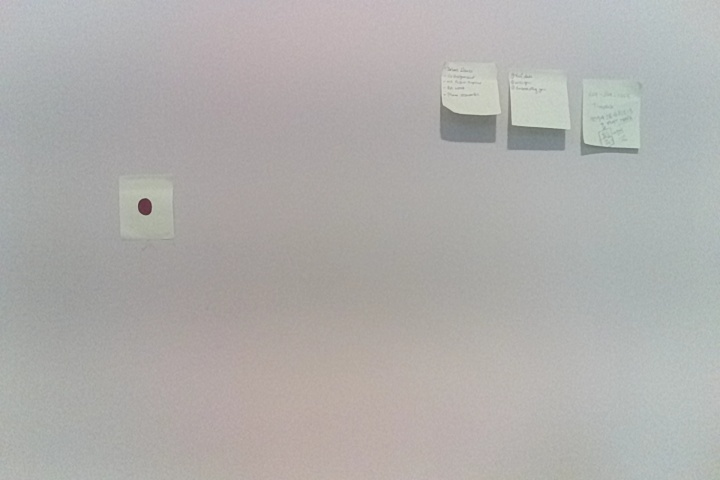
#> input picture A3/Q6/image1.jpg, 720 x 480 px
$ python A3Q6.py
#> lines starting #> are read from the running program, lines starting #| are printed output that depends on the picture; after the words box and inside, x2 and y2 are one past the last pixel; in counts of white or black regions, pixels touching at a corner belong together
import cv2
import numpy as np

image1 = cv2.imread("image1.jpg")
#> image1 is the input picture: shape (480, 720, 3); mean B, G, R 171.7, 173.6, 175.2
image2 = cv2.imread("image2.jpg")
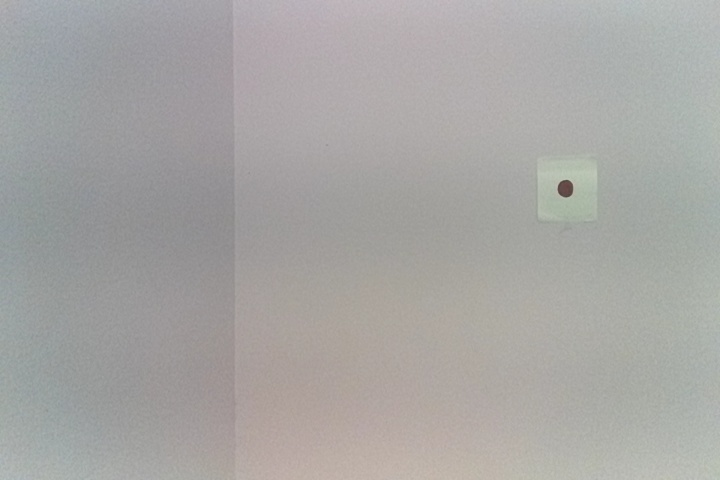
#> input picture A3/Q6/image2.jpg, 720 x 480 px
#> image2 is the input picture: shape (480, 720, 3); mean B, G, R 163.7, 165.8, 167.1

Z = 800


lower_red = np.array([60, 60, 90])
upper_red = np.array([80, 80, 110])

mask_red_1 = cv2.inRange(image1, lower_red, upper_red)
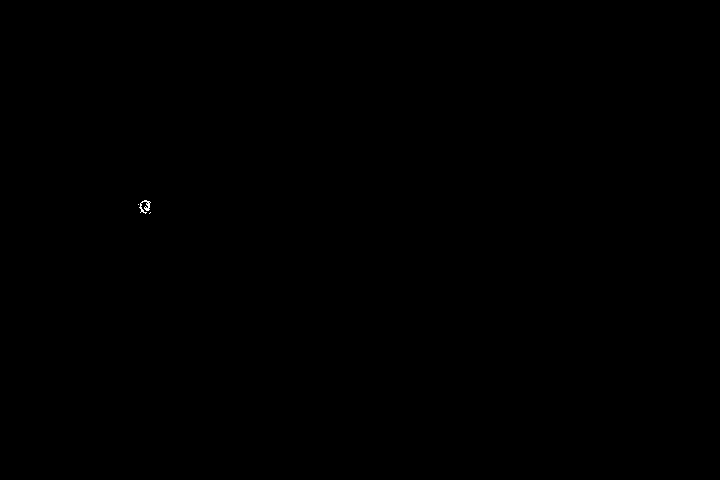
#> mask_red_1: shape (480, 720); 0.02% white in thin lines or dots, all inside (x1, y1, x2, y2) = (138, 200, 151, 214)
contours, _ = cv2.findContours(mask_red_1, cv2.RETR_EXTERNAL, cv2.CHAIN_APPROX_SIMPLE)
#> contours = 3 contours, 2 with area under 20; largest, box (x1, y1, x2, y2) and area: (139, 200, 151, 214) 40

for c in contours:
    rect = cv2.boundingRect(c)
    if rect[2] < 1 or rect[3] < 1:
        continue
    x, y, w, h = rect
    cv2.rectangle(image1, (x, y), (x + w, y + h), (0, 255, 0), 5)
#> this loop made 3 passes
#> (x, y, w, h) on passes 2 to 3: (138, 204, 1, 1), (139, 200, 12, 14)
#> (c, x, y, w, h) on pass 1: ([[150, 212], [149, 213]], 149, 212, 2, 2)
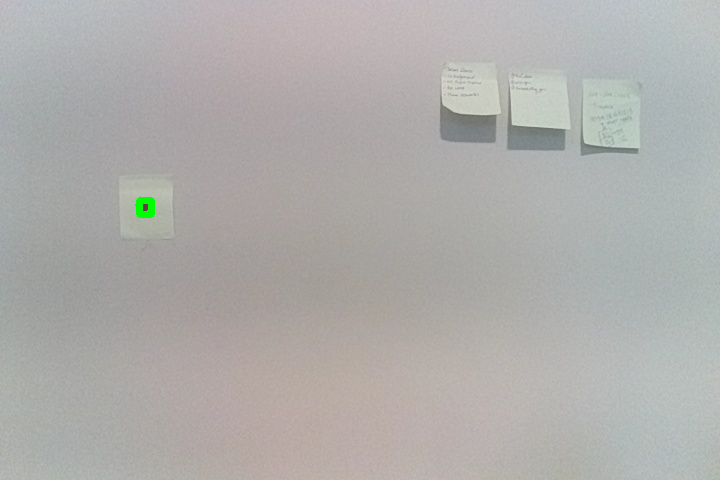
#> image1: shape (480, 720, 3); 0.1% of pixels changed, all inside (x1, y1, x2, y2) = (135, 197, 155, 218)

Ip1x = (x + (x+w))//2
#> Ip1x = 145
Ip1Y = (y + (y+h))//2
#> Ip1Y = 207

mask_red_2 = cv2.inRange(image2, lower_red, upper_red)
#> mask_red_2: shape (480, 720); 0.04% white; 1 white region
contours, _ = cv2.findContours(mask_red_2, cv2.RETR_EXTERNAL, cv2.CHAIN_APPROX_SIMPLE)
#> contours = 1 contour; box (x1, y1, x2, y2) and area: (558, 182, 572, 196) 114

for c in contours:
    rect = cv2.boundingRect(c)
    if rect[2] < 1 or rect[3] < 1:
        continue
    x, y, w, h = rect
    cv2.rectangle(image2, (x, y), (x + w, y + h), (0, 255, 0), 5)
#> this loop made 1 pass
#> (x, y, w, h) on pass 1: (558, 182, 14, 14)
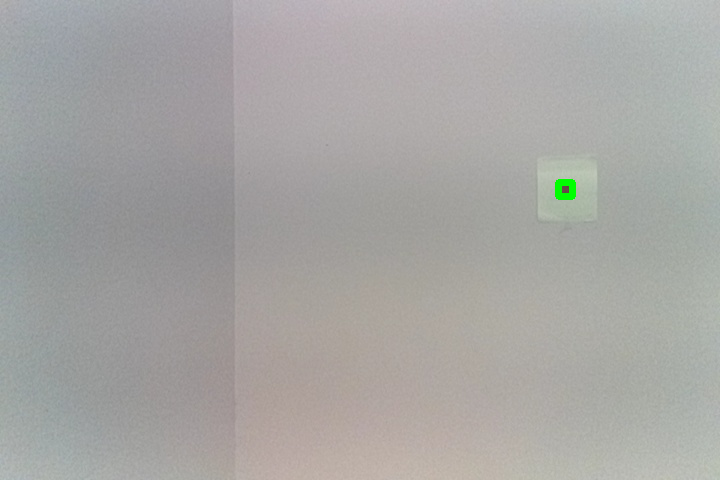
#> image2: shape (480, 720, 3); 0.11% of pixels changed, all inside (x1, y1, x2, y2) = (555, 179, 576, 200)

Ip2x = (x + (x+w))//2
#> Ip2x = 565
Ip2Y = (y + (y+h))//2
#> Ip2Y = 189

dist = 450

focal = 685

D = round((dist * focal)/abs(Ip1x - Ip2x), 2)
#> D = 733.9

print("Distance: {} mm".format(D))
#| Distance: 733.93 mm

cv2.imshow("Image1", image1)
cv2.imshow("Image2", image2)
cv2.waitKey(0)
